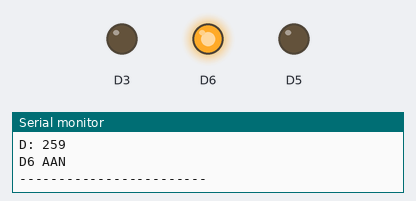
The sketch below on a simulated ESP8266 (NodeMCU). On the bench: output pins drawn as LEDs (lit = HIGH), the last lines printed to the serial monitor. Random numbers use the default seed unless the sketch sets one.

Above: at 0.1 s.
At 20.1 s:
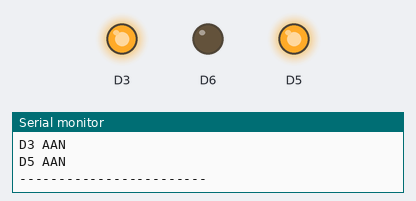
At 64.1 s:
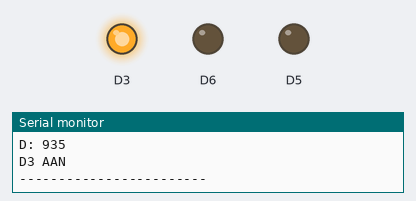
At 87.72 s:
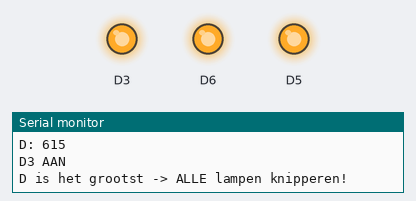
At 121.9 s:
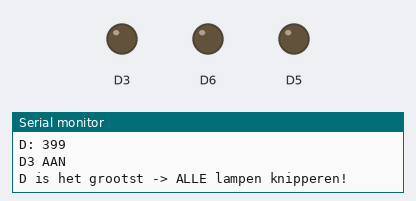
Timing chart, 0 to 123.4 s (numbered marks = the images above):
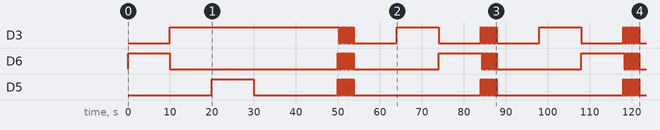

Measured:
- by itself, D3: moves between LOW and HIGH, repeating every 34.0 s
- by itself, D6: LOW → HIGH at 0.00 s, → LOW 10.0 s later, → HIGH 40.0 s later, → LOW 0.20 s later, … (62 changes in this stretch)
- by itself, D5: LOW → HIGH at 20.0 s, → LOW 10.0 s later, → HIGH 20.0 s later, → LOW 0.20 s later, … (62 changes in this stretch)

The sketch:

les2.ino
```cpp
void setup() {
  pinMode(D3, OUTPUT);
  pinMode(D5, OUTPUT);
  pinMode(D6, OUTPUT);

  Serial.begin(115200);
  randomSeed(analogRead(0));
}

void loop() {
  int A = random(999);
  int B = random(999);
  int C = random(999);
  int D = random(999);

  digitalWrite(D3, LOW);
  digitalWrite(D5, LOW);
  digitalWrite(D6, LOW);

  Serial.println("---- Nieuwe cyclus ----");
  Serial.print("A: "); Serial.println(A);
  Serial.print("B: "); Serial.println(B);
  Serial.print("C: "); Serial.println(C);
  Serial.print("D: "); Serial.println(D);

  if (A > B || A < C) {
    digitalWrite(D3, HIGH);
    Serial.println("D3 AAN");
  }

  if (C > A && A < B) {
    digitalWrite(D5, HIGH);
    Serial.println("D5 AAN");
  }

  if (B > C && B > A && C < A) {
    digitalWrite(D6, HIGH);
    Serial.println("D6 AAN");
  }

  if (D > A && D > B && D > C) {
    Serial.println("D is het grootst -> ALLE lampen knipperen!");

    for (int i = 0; i < 10; i++) {
      digitalWrite(D3, HIGH);
      digitalWrite(D5, HIGH);
      digitalWrite(D6, HIGH);
      delay(200);

      digitalWrite(D3, LOW);
      digitalWrite(D5, LOW);
      digitalWrite(D6, LOW);
      delay(200);
    }
  }

  Serial.println("------------------------");

  delay(10000); //
}
```
